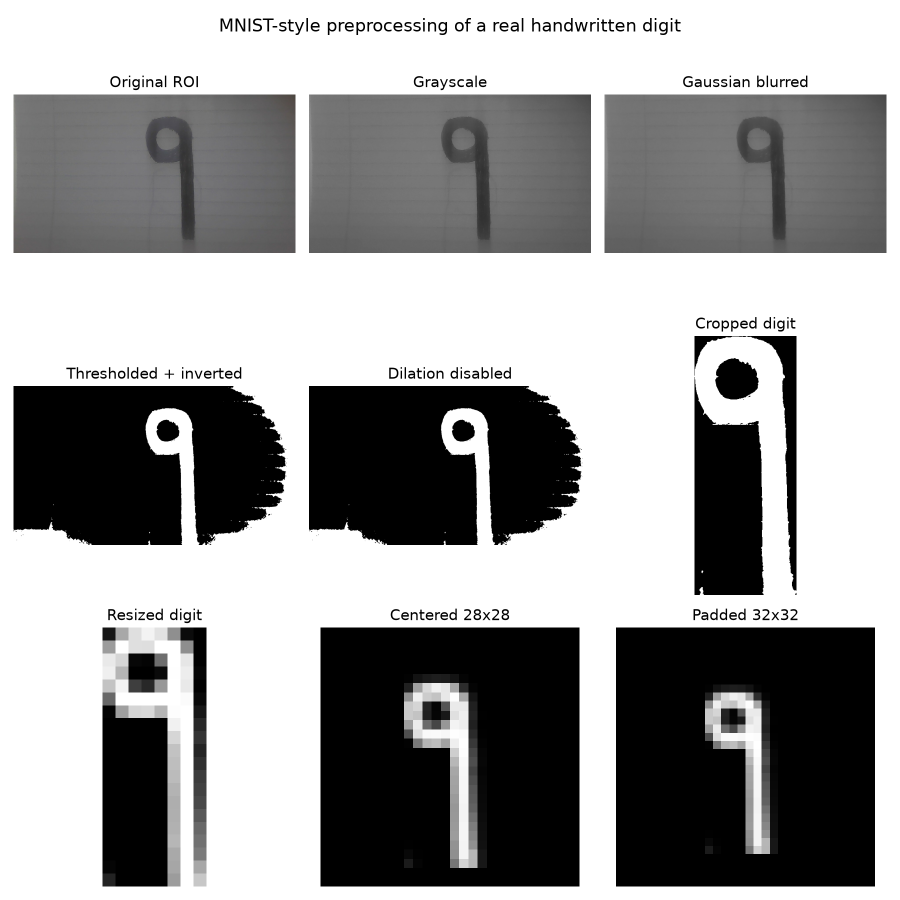
#> input picture LAB3/results/preprocessing_steps.png, 1800 x 1800 px (shown at 1/2 size)
$ python make_preprocessing_figure.py --image results/preprocessing_steps.png
#> lines starting #> are read from the running program, lines starting #| are printed output that depends on the picture; after the words box and inside, x2 and y2 are one past the last pixel; in counts of white or black regions, pixels touching at a corner belong together
#> in main, image is the input picture: shape (1800, 1800, 3); mean B, G, R 156.2, 156.2, 156.2
### LAB3/preprocess.py
"""Shared camera-to-MNIST preprocessing for Lab 3."""
from __future__ import annotations

from dataclasses import dataclass

import cv2
import numpy as np
import torch

from config import MNIST_MEAN, MNIST_STD


@dataclass
class PreprocessResult:
    """A valid model tensor plus images used to inspect every preprocessing step."""

    tensor: torch.Tensor
    centered_28: np.ndarray
    padded_32: np.ndarray
    stages: dict[str, np.ndarray]
    bounding_box: tuple[int, int, int, int]
    resized_shape: tuple[int, int]


def _find_contours(binary: np.ndarray) -> list[np.ndarray]:
    found = cv2.findContours(binary, cv2.RETR_EXTERNAL, cv2.CHAIN_APPROX_SIMPLE)
    return found[0] if len(found) == 2 else found[1]


def _box_gap(first: tuple[int, int, int, int], second: tuple[int, int, int, int]) -> float:
    """Shortest distance between two axis-aligned bounding boxes."""
    ax, ay, aw, ah = first
    bx, by, bw, bh = second
    gap_x = max(ax - (bx + bw), bx - (ax + aw), 0)
    gap_y = max(ay - (by + bh), by - (ay + ah), 0)
    return float(np.hypot(gap_x, gap_y))


def _union_box(boxes: list[tuple[int, int, int, int]]) -> tuple[int, int, int, int]:
    x0 = min(box[0] for box in boxes)
    y0 = min(box[1] for box in boxes)
    x1 = max(box[0] + box[2] for box in boxes)
    y1 = max(box[1] + box[3] for box in boxes)
    return x0, y0, x1 - x0, y1 - y0


def preprocess(
    roi: np.ndarray,
    *,
    dilate: bool = False,
    min_contour_area: float = 80.0,
    border_margin: int = 5,
    max_aspect_ratio: float = 6.0,
    component_gap_ratio: float = 0.20,
    return_debug: bool = False,
) -> torch.Tensor | PreprocessResult | None:
    """Convert a BGR camera ROI to normalized [1, 1, 32, 32] MNIST input.

    Returns None if no sufficiently large foreground contour is visible. Set
    return_debug=True to receive all reportable intermediate images.
    """
#> called with dilate = False, min_contour_area = 80, border_margin = 5, max_aspect_ratio = 6, component_gap_ratio = 0.2, return_debug = True
    if roi is None or roi.size == 0 or roi.ndim != 3 or roi.shape[2] != 3:
        return None
    gray = cv2.cvtColor(roi, cv2.COLOR_BGR2GRAY)
    blurred = cv2.GaussianBlur(gray, (5, 5), 0)
    _, thresholded = cv2.threshold(blurred, 0, 255, cv2.THRESH_BINARY_INV + cv2.THRESH_OTSU)
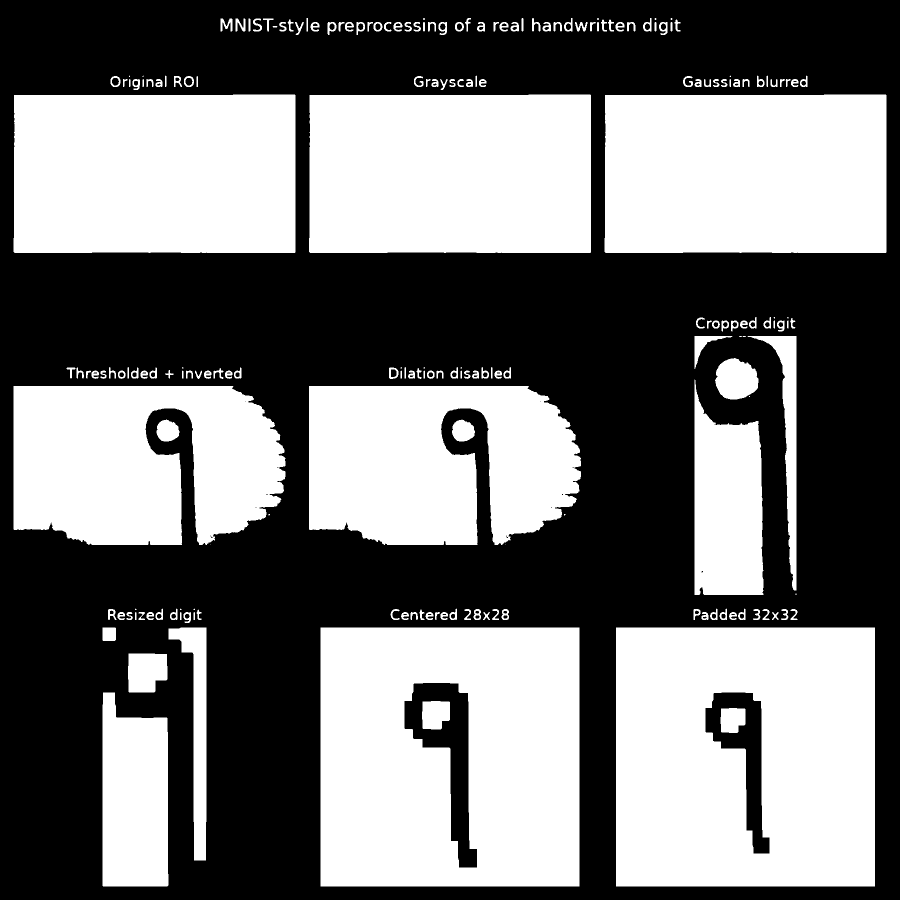
#> thresholded: shape (1800, 1800) (shown at 1/2 size); 45.7% white; 208 white regions (24 under 20 px)
    processed = thresholded.copy()
    if dilate:
        processed = cv2.dilate(processed, np.ones((2, 2), dtype=np.uint8), iterations=1)
    contours = _find_contours(processed)
#> in _find_contours, `found = cv2.findContours(binary, cv2.RETR_EXTERNAL, cv2.CHAIN_APPROX_S..`: found = 206 contours, 25 with area under 20; largest, box (x1, y1, x2, y2) and area: (1232, 1255, 1750, 1773) 267289, (641, 1255, 1159, 1773) 267289, (1209, 189, 1773, 506) 176963, (618, 189, 1182, 506) 176959, (27, 189, 591, 506) 176957
#> contours has the same summary as found in _find_contours
    image_height, image_width = processed.shape
#> image_height = 1800; image_width = 1800
    valid: list[np.ndarray] = []
    for candidate in contours:
        x, y, width, height = cv2.boundingRect(candidate)
        if cv2.contourArea(candidate) < min_contour_area:
            continue
        # Hands, page edges, and camera shadows commonly connect to an ROI edge.
        # A digit held inside the displayed centre box should not touch that edge.
        touched_edges = sum((
            x <= border_margin,
            y <= border_margin,
            x + width >= image_width - border_margin,
            y + height >= image_height - border_margin,
        ))
        # Reject page/hands that span a corner or multiple frame edges, but keep
        # a genuine digit that happens to touch one edge of a still photograph.
        if touched_edges >= 2:
            continue
        # Remove long ruled-paper lines while still allowing narrow digits such as 1.
        aspect_ratio = max(width / height, height / width)
        if aspect_ratio > max_aspect_ratio:
            continue
        valid.append(candidate)
#> this loop made 206 passes
#> (x, y, width, height, aspect_ratio) on passes 1, 2, 5: (205, 1385, 132, 388, 2.94), (256, 1307, 79, 78, 1.01), (337, 1255, 76, 466, 6.13)
#> after the loop, valid = 129 contours; largest, box (x1, y1, x2, y2) and area: (1232, 1255, 1750, 1773) 267289, (641, 1255, 1159, 1773) 267289, (1209, 189, 1773, 506) 176963, (618, 189, 1182, 506) 176959, (27, 189, 591, 506) 176957
    if not valid:
        return None
    # Start with the largest valid component, as specified. Attach only nearby
    # valid components so a handwritten digit with disconnected strokes (for
    # example, the loop and stem of a 9) remains one digit.
    boxes = [cv2.boundingRect(candidate) for candidate in valid]
#> boxes = 129 items, first 6: (205, 1385, 132, 388), (256, 1307, 79, 78), (1232, 1255, 518, 518), (641, 1255, 518, 518), (205, 1255, 27, 27), (1458, 1224, 16, 16)
    largest_index = max(range(len(valid)), key=lambda index: cv2.contourArea(valid[index]))
#> largest_index = 2
    selected = [boxes[largest_index]]
#> selected = [(1232, 1255, 518, 518)]
    changed = True
    while changed:
        changed = False
        combined = _union_box(selected)
        allowed_gap = max(10.0, component_gap_ratio * max(combined[2], combined[3]))
        for box in boxes:
            if box in selected or _box_gap(box, combined) > allowed_gap:
                continue
            selected.append(box)
            changed = True
#> this loop made 4 passes
#> (x0 in _union_box, y0 in _union_box, x1 in _union_box, combined, allowed_gap) on passes 1 to 4: (1232, 1255, 1750, (1232, 1255, 518, 518), 103.6), (641, 672, 1750, (641, 672, 1109, 1101), 221.8), (27, 189, 1773, (27, 189, 1746, 1584), 349.2), (27, 36, 1773, (27, 36, 1746, 1737), 349.2)
#> after the loop, selected = 129 items, first 6: (1232, 1255, 518, 518), (641, 1255, 518, 518), (1458, 1224, 16, 16), (1403, 1224, 14, 16), (1581, 1218, 14, 22), (1562, 1218, 15, 22)
    x, y, width, height = _union_box(selected)
#> x = 27; y = 36; width = 1746; height = 1737
    cropped = processed[y:y + height, x:x + width]
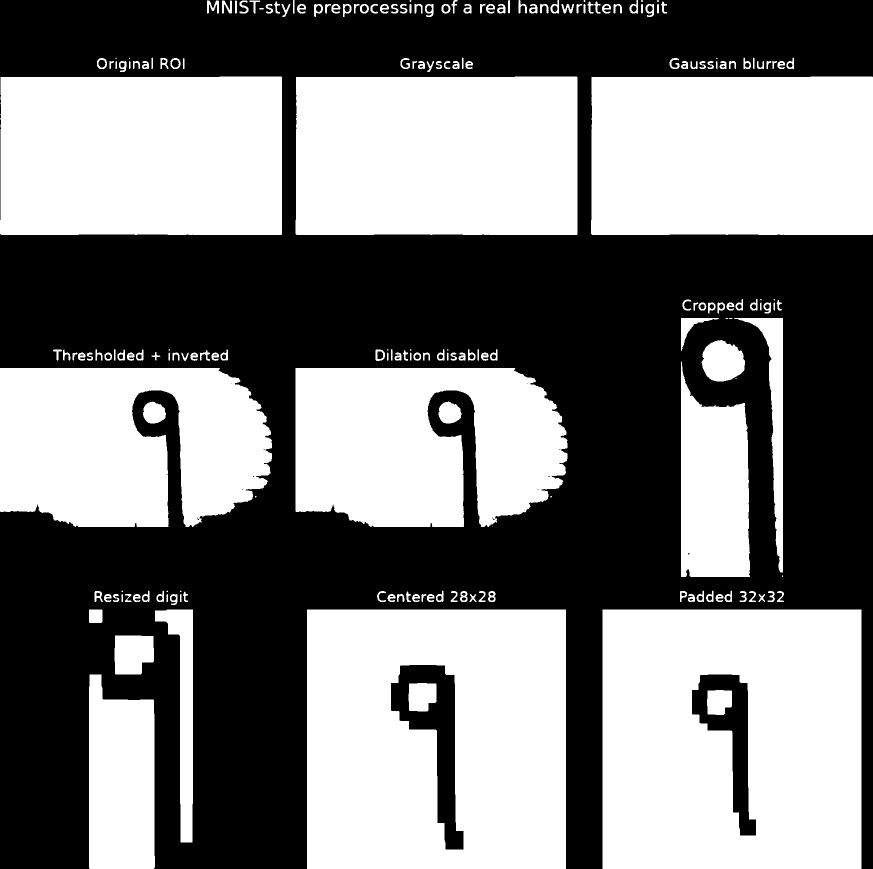
#> cropped: shape (1737, 1746) (shown at 1/2 size); 48.8% white; 208 white regions (24 under 20 px), largest, box (x1, y1, x2, y2) and area: (1205, 1219, 1723, 1737) 250877, (614, 1219, 1132, 1737) 245376, (1182, 153, 1746, 470) 177840
    if cropped.size == 0 or width <= 0 or height <= 0:
        return None

    scale = 20.0 / max(width, height)
#> scale = 0.0115
    resized_width = max(1, int(round(width * scale)))
#> resized_width = 20
    resized_height = max(1, int(round(height * scale)))
#> resized_height = 20
    interpolation = cv2.INTER_AREA if scale < 1 else cv2.INTER_CUBIC
#> interpolation = 3
    resized = cv2.resize(cropped, (resized_width, resized_height), interpolation=interpolation)
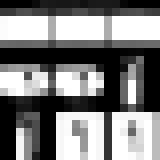
#> resized: shape (20, 20) (shown 8 times larger); min 0, max 255, mean 124.4

    # Initial placement prevents clipping before shifting its centre of mass to (13.5, 13.5).
    canvas = np.zeros((28, 28), dtype=np.uint8)
    start_x = (28 - resized_width) // 2
#> start_x = 4
    start_y = (28 - resized_height) // 2
#> start_y = 4
    canvas[start_y:start_y + resized_height, start_x:start_x + resized_width] = resized
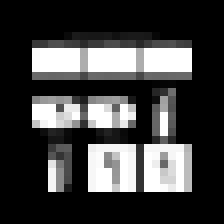
#> canvas: shape (28, 28) (shown 8 times larger); min 0, max 255, mean 63.5
    moments = cv2.moments(canvas)
#> moments = moments, m00 49776, centre m10/m00, m01/m00 = (13.92, 13.9)
    if moments["m00"] != 0:
        centre_x = moments["m10"] / moments["m00"]
#> centre_x = 13.92
        centre_y = moments["m01"] / moments["m00"]
#> centre_y = 13.9
        shift = np.float32([[1, 0, 13.5 - centre_x], [0, 1, 13.5 - centre_y]])
#> shift = [[1, 0, -0.417], [0, 1, -0.401]]
        centered = cv2.warpAffine(canvas, shift, (28, 28), flags=cv2.INTER_LINEAR, borderMode=cv2.BORDER_CONSTANT, borderValue=0)
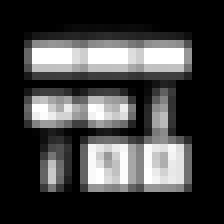
#> centered: shape (28, 28) (shown 8 times larger); min 0, max 255, mean 63.5
    else:
        centered = canvas
    padded = cv2.copyMakeBorder(centered, 2, 2, 2, 2, cv2.BORDER_CONSTANT, value=0)
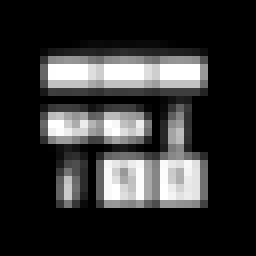
#> padded: shape (32, 32) (shown 8 times larger); min 0, max 255, mean 48.6

    # Same numerical convention as training: raw 0..255 -> 0..1 -> normalize.
    tensor = torch.from_numpy(padded.astype(np.float32) / 255.0).unsqueeze(0).unsqueeze(0)
    tensor = (tensor - MNIST_MEAN) / MNIST_STD
    if not torch.isfinite(tensor).all():
        raise RuntimeError("Preprocessing produced a non-finite tensor.")
    if not return_debug:
        return tensor
    stages = {
        "Original ROI": roi,
        "Grayscale": gray,
        "Gaussian blurred": blurred,
        "Thresholded + inverted": thresholded,
        "Dilated" if dilate else "Dilation disabled": processed,
        "Cropped digit": cropped,
        "Resized digit": resized,
        "Centered 28x28": centered,
        "Padded 32x32": padded,
    }
    return PreprocessResult(tensor, centered, padded, stages, (x, y, width, height), (resized_height, resized_width))

### LAB3/make_preprocessing_figure.py
"""Create a labeled preprocessing figure from a real handwritten digit photo."""
from __future__ import annotations

import argparse

import cv2
import matplotlib.pyplot as plt

from config import RESULTS_DIR
from preprocess import PreprocessResult, preprocess


def main() -> None:
    parser = argparse.ArgumentParser(description="Visualize all Lab 3 preprocessing stages from a real image.")
    parser.add_argument("--image", required=True, help="Path to a real handwritten-digit photo.")
    parser.add_argument("--dilate", action="store_true", help="Enable one small dilation step.")
    parser.add_argument("--min-contour-area", type=float, default=80.0)
    parser.add_argument("--output", default=str(RESULTS_DIR / "preprocessing_steps.png"))
    args = parser.parse_args()
    image = cv2.imread(args.image)
    if image is None:
        raise FileNotFoundError(f"Could not read image: {args.image}")
    result = preprocess(image, dilate=args.dilate, min_contour_area=args.min_contour_area, return_debug=True)
    if result is None:
        raise RuntimeError("No valid digit contour was found. Try a clearer image or lower --min-contour-area.")
    assert isinstance(result, PreprocessResult)
    figure, axes = plt.subplots(3, 3, figsize=(10, 10))
    for axis, (title, stage) in zip(axes.flat, result.stages.items()):
        if stage.ndim == 3:
            axis.imshow(cv2.cvtColor(stage, cv2.COLOR_BGR2RGB))
        else:
            axis.imshow(stage, cmap="gray", vmin=0, vmax=255)
        axis.set_title(title)
        axis.axis("off")
    figure.suptitle("MNIST-style preprocessing of a real handwritten digit", fontsize=14)
    figure.tight_layout()
    output = __import__("pathlib").Path(args.output)
    output.parent.mkdir(parents=True, exist_ok=True)
    figure.savefig(output, dpi=180)
    print(f"Saved preprocessing figure to {output}")


if __name__ == "__main__":
    main()
#> (the call stopped at in preprocess, `tensor = torch.from_numpy(padded.astype(np.float32) / 255.0).unsqueeze..`: torch is not available in this run)
